Frame 1 (no input): blank canvas, image omitted
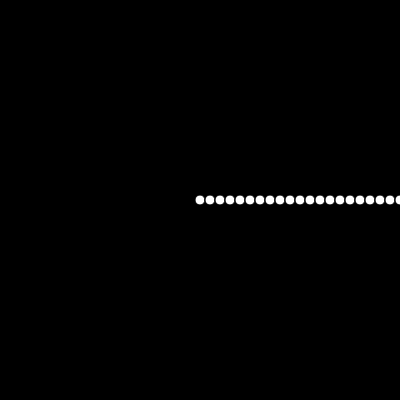
Frame 60 (no input)
Frame 120 (the mouse pressed at the canvas centre since frame 60): identical to frame 60, image omitted

The p5.js sketch that drew this single still picture (run headless with seeded random() and noise() and a simulated clock; from frame 60 on, the mouse is pressed at the canvas centre):

// p5.js sketch
// ── sketch.js
let x,y;
let num =1;
function setup() {
  createCanvas(400, 400);
  x = width/2;
  y = height/2;
  background(0)
}

function draw() {
  circle(x,y,10);
  x+=10;
}
